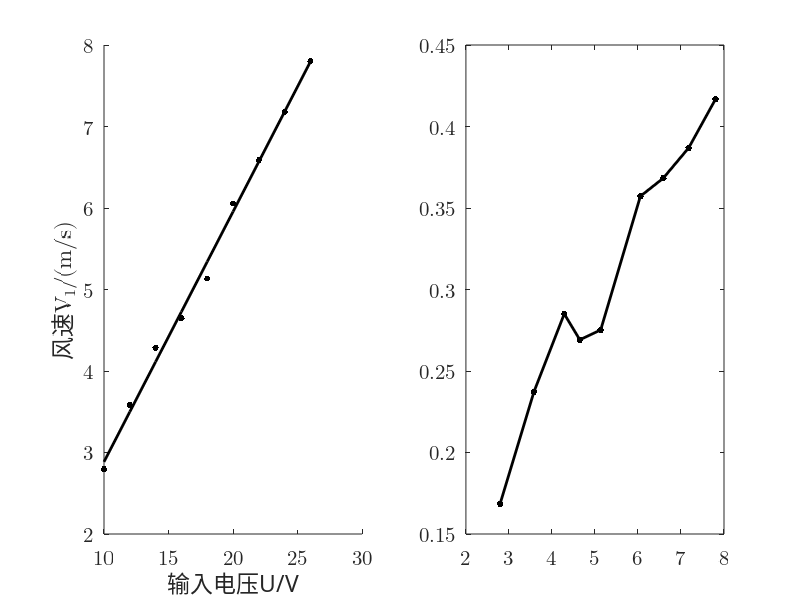

This figure's MATLAB source:
u =(10:2:26);
i =[0.065 0.081 0.099 0.117 0.137 0.156 0.177 0.200 0.220];
v1=[2.795 3.582 4.286 4.648 5.133 6.056 6.587 7.180 7.803];
r=0.5*103.84*10^(-3);
s=pi*r*r;
rho=1.185;
p0=u.*i
p1=0.5.*rho.*s.*(v1.^3)
ita=p1./p0

subplot(1, 2, 1);
uv=scatter(u, v1, 200, 'k', '.');
hold on;
set(gca, 'FontName', 'Latin Modern Math', 'FontSize', 15);
xlabel('\fontname{Songti-sc}输入电压U/V');
ylabel('风速V_1/(m/s)');

M=[u' ones(9,1)];
k=M\(v1');
v1pre=(M*k)';

plot(u, v1pre, '-k', 'LineWidth', 2);

subplot(1, 2, 2);
plot(v1, ita, '.-k', 'LineWidth', 2, 'MarkerSize', 15);
set(gca, 'FontName', 'Latin Modern Math', 'FontSize', 15);
